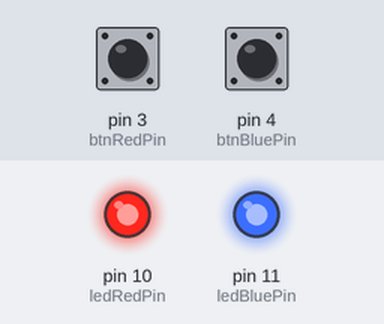
Recording of a sketch running on a simulated Arduino Uno, built with avr-gcc and run on an emulated ATmega328P. On the bench: output pins drawn as LEDs (lit = HIGH). Inputs (shaded band) come from the test bench; at power-on: pin 3 (btnRedPin) HIGH, pin 4 (btnBluePin) HIGH.

Above: at 1.2 s.
1.3 s: pin 3 (btnRedPin) pulled LOW for 0.15 s
At 1.37 s:
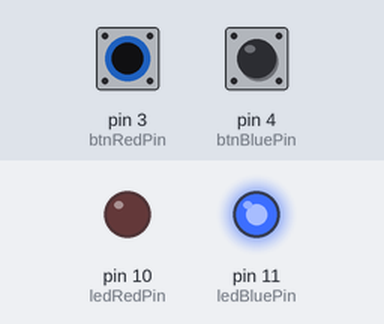
2.9 s: pin 4 (btnBluePin) pulled LOW for 0.15 s
At 2.97 s:
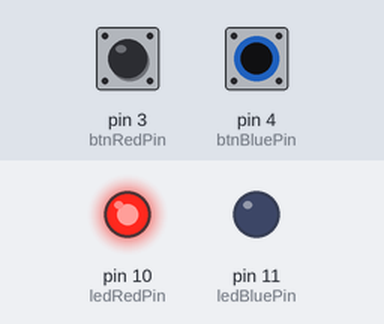
4.5 s: pin 4 (btnBluePin) pulled LOW for 3.2 s
At 8.8 s:
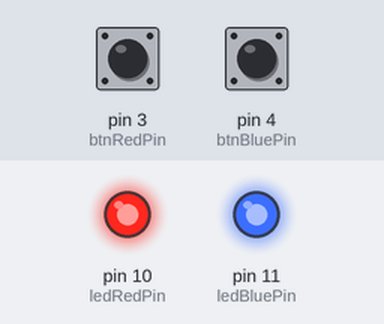
9.2 s: pin 3 (btnRedPin) pulled LOW for 3.2 s
At 10.0 s:
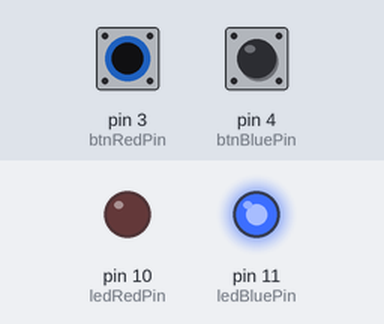
13.9 s: pin 3 (btnRedPin) driven LOW and pin 4 (btnBluePin) driven LOW
At 14.8 s:
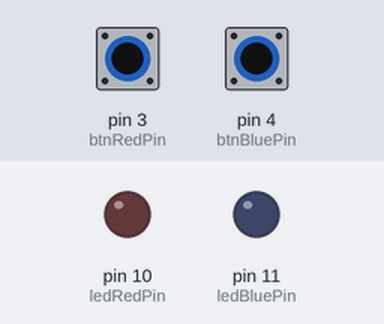
Timing chart, 0 to 16.4 s (numbered marks = the images above; inputs shaded):
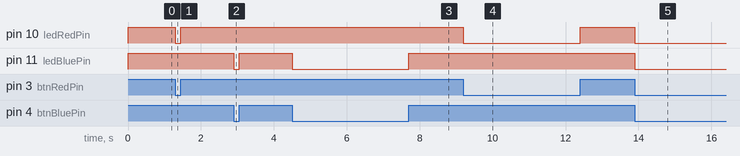

The sketch:

input_pull_up.ino
```cpp
#include <Arduino.h>

int btnRedPin = 3;
int btnBluePin = 4;
int ledRedPin = 10;
int ledBluePin = 11;

void setup() {
    pinMode(btnRedPin, INPUT_PULLUP);
    pinMode(btnBluePin, INPUT_PULLUP);
    pinMode(ledRedPin, OUTPUT);
    pinMode(ledBluePin, OUTPUT);
}

void loop() {
    int btnReadState = digitalRead(btnRedPin);
    int btnBlueState = digitalRead(btnBluePin);
    digitalWrite(ledRedPin, btnReadState);
    digitalWrite(ledBluePin, btnBlueState);
}
```

Measured:
- after the input at 1.3 s, pin 10 (ledRedPin): HIGH → LOW at once, → HIGH 0.15 s later
- after the input at 2.9 s, pin 11 (ledBluePin): HIGH → LOW at once, → HIGH 0.15 s later
- after the input at 4.5 s, pin 11 (ledBluePin): HIGH → LOW at once, → HIGH 3.2 s later
- after the input at 9.2 s, pin 10 (ledRedPin): HIGH → LOW at once, → HIGH 3.2 s later
- after the input at 13.9 s, pin 10 (ledRedPin), pin 11 (ledBluePin): HIGH → LOW at once
